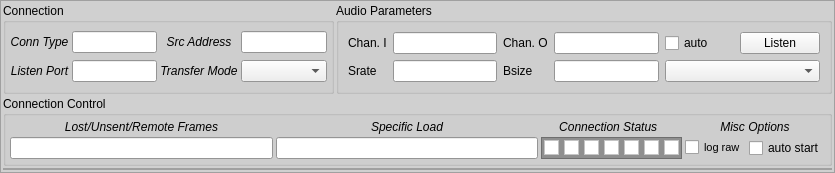
<?xml version="1.0" encoding="UTF-8"?>
<ui version="4.0">
 <class>myJvxNetwork_slave</class>
 <widget class="QWidget" name="myJvxNetwork_slave">
  <property name="geometry">
   <rect>
    <x>0</x>
    <y>0</y>
    <width>835</width>
    <height>164</height>
   </rect>
  </property>
  <property name="windowTitle">
   <string>Form</string>
  </property>
  <property name="accessibleDescription">
   <string>socket_slave_dev:/integrateiplink:REPORT=JVX_WW_REPORT_LOCAL</string>
  </property>
  <layout class="QHBoxLayout" name="horizontalLayout">
   <property name="spacing">
    <number>0</number>
   </property>
   <property name="leftMargin">
    <number>0</number>
   </property>
   <property name="topMargin">
    <number>0</number>
   </property>
   <property name="rightMargin">
    <number>0</number>
   </property>
   <property name="bottomMargin">
    <number>0</number>
   </property>
   <item>
    <widget class="QFrame" name="frame">
     <property name="palette">
      <palette>
       <active>
        <colorrole role="Base">
         <brush brushstyle="SolidPattern">
          <color alpha="255">
           <red>255</red>
           <green>255</green>
           <blue>255</blue>
          </color>
         </brush>
        </colorrole>
        <colorrole role="Window">
         <brush brushstyle="SolidPattern">
          <color alpha="255">
           <red>208</red>
           <green>208</green>
           <blue>208</blue>
          </color>
         </brush>
        </colorrole>
       </active>
       <inactive>
        <colorrole role="Base">
         <brush brushstyle="SolidPattern">
          <color alpha="255">
           <red>255</red>
           <green>255</green>
           <blue>255</blue>
          </color>
         </brush>
        </colorrole>
        <colorrole role="Window">
         <brush brushstyle="SolidPattern">
          <color alpha="255">
           <red>208</red>
           <green>208</green>
           <blue>208</blue>
          </color>
         </brush>
        </colorrole>
       </inactive>
       <disabled>
        <colorrole role="Base">
         <brush brushstyle="SolidPattern">
          <color alpha="255">
           <red>208</red>
           <green>208</green>
           <blue>208</blue>
          </color>
         </brush>
        </colorrole>
        <colorrole role="Window">
         <brush brushstyle="SolidPattern">
          <color alpha="255">
           <red>208</red>
           <green>208</green>
           <blue>208</blue>
          </color>
         </brush>
        </colorrole>
       </disabled>
      </palette>
     </property>
     <property name="accessibleDescription">
      <string/>
     </property>
     <property name="autoFillBackground">
      <bool>true</bool>
     </property>
     <property name="frameShape">
      <enum>QFrame::StyledPanel</enum>
     </property>
     <property name="frameShadow">
      <enum>QFrame::Sunken</enum>
     </property>
     <layout class="QGridLayout" name="gridLayout" rowstretch="1,0,0" columnstretch="2,3">
      <property name="leftMargin">
       <number>2</number>
      </property>
      <property name="topMargin">
       <number>2</number>
      </property>
      <property name="rightMargin">
       <number>2</number>
      </property>
      <property name="bottomMargin">
       <number>2</number>
      </property>
      <property name="spacing">
       <number>2</number>
      </property>
      <item row="0" column="1">
       <widget class="QGroupBox" name="groupBox_audio">
        <property name="title">
         <string>Audio Parameters</string>
        </property>
        <layout class="QGridLayout" name="gridLayout_2" rowstretch="1,1" columnstretch="1,3,1,3,1,1,0">
         <item row="1" column="0">
          <widget class="QLabel" name="label_srate">
           <property name="text">
            <string>Srate</string>
           </property>
          </widget>
         </item>
         <item row="1" column="3">
          <widget class="QLineEdit" name="lineEdit_buffersize"/>
         </item>
         <item row="0" column="4" colspan="2">
          <widget class="QCheckBox" name="checkBox_autoaudio">
           <property name="text">
            <string>auto</string>
           </property>
          </widget>
         </item>
         <item row="1" column="1">
          <widget class="QLineEdit" name="lineEdit_samplerate"/>
         </item>
         <item row="0" column="0">
          <widget class="QLabel" name="label_chanI">
           <property name="text">
            <string>Chan. I</string>
           </property>
          </widget>
         </item>
         <item row="1" column="2">
          <widget class="QLabel" name="label_bsize">
           <property name="text">
            <string>Bsize</string>
           </property>
          </widget>
         </item>
         <item row="0" column="1">
          <widget class="QLineEdit" name="lineEdit_numberInChannels"/>
         </item>
         <item row="0" column="3">
          <widget class="QLineEdit" name="lineEdit_numberOutChannels"/>
         </item>
         <item row="0" column="2">
          <widget class="QLabel" name="label_chanO">
           <property name="text">
            <string>Chan. O</string>
           </property>
          </widget>
         </item>
         <item row="0" column="6">
          <widget class="QPushButton" name="pushButton_listen">
           <property name="text">
            <string>Listen</string>
           </property>
          </widget>
         </item>
         <item row="1" column="4" colspan="3">
          <widget class="QComboBox" name="comboBox_formats"/>
         </item>
        </layout>
       </widget>
      </item>
      <item row="2" column="0" colspan="2">
       <widget class="QFrame" name="frame_3">
        <property name="minimumSize">
         <size>
          <width>120</width>
          <height>0</height>
         </size>
        </property>
        <property name="frameShape">
         <enum>QFrame::StyledPanel</enum>
        </property>
        <property name="frameShadow">
         <enum>QFrame::Raised</enum>
        </property>
        <layout class="QGridLayout" name="gridLayout_3" columnstretch="10">
         <property name="leftMargin">
          <number>3</number>
         </property>
         <property name="topMargin">
          <number>0</number>
         </property>
         <property name="rightMargin">
          <number>0</number>
         </property>
         <property name="bottomMargin">
          <number>0</number>
         </property>
        </layout>
       </widget>
      </item>
      <item row="0" column="0">
       <widget class="QGroupBox" name="groupBox_conn">
        <property name="title">
         <string>Connection</string>
        </property>
        <layout class="QGridLayout" name="gridLayout_4" rowstretch="1,1">
         <property name="leftMargin">
          <number>4</number>
         </property>
         <property name="topMargin">
          <number>4</number>
         </property>
         <property name="rightMargin">
          <number>4</number>
         </property>
         <property name="bottomMargin">
          <number>4</number>
         </property>
         <property name="spacing">
          <number>3</number>
         </property>
         <item row="1" column="2">
          <widget class="QLabel" name="label_transMode">
           <property name="font">
            <font>
             <italic>true</italic>
            </font>
           </property>
           <property name="text">
            <string>Transfer Mode</string>
           </property>
           <property name="alignment">
            <set>Qt::AlignCenter</set>
           </property>
          </widget>
         </item>
         <item row="1" column="1">
          <widget class="QLineEdit" name="lineEdit_connectionPort"/>
         </item>
         <item row="1" column="0">
          <widget class="QLabel" name="label_listenPort">
           <property name="font">
            <font>
             <italic>true</italic>
            </font>
           </property>
           <property name="text">
            <string>Listen Port</string>
           </property>
           <property name="alignment">
            <set>Qt::AlignCenter</set>
           </property>
          </widget>
         </item>
         <item row="1" column="3">
          <widget class="QComboBox" name="comboBox_mode">
           <property name="font">
            <font>
             <pointsize>7</pointsize>
            </font>
           </property>
          </widget>
         </item>
         <item row="0" column="3">
          <widget class="QLineEdit" name="lineEdit_connectionSource">
           <property name="readOnly">
            <bool>true</bool>
           </property>
          </widget>
         </item>
         <item row="0" column="1">
          <widget class="QLineEdit" name="lineEdit_connectionType">
           <property name="readOnly">
            <bool>true</bool>
           </property>
          </widget>
         </item>
         <item row="0" column="0">
          <widget class="QLabel" name="label_connType">
           <property name="font">
            <font>
             <italic>true</italic>
            </font>
           </property>
           <property name="text">
            <string>Conn Type</string>
           </property>
           <property name="alignment">
            <set>Qt::AlignCenter</set>
           </property>
          </widget>
         </item>
         <item row="0" column="2">
          <widget class="QLabel" name="label_srcAddr">
           <property name="font">
            <font>
             <italic>true</italic>
            </font>
           </property>
           <property name="text">
            <string>Src Address</string>
           </property>
           <property name="alignment">
            <set>Qt::AlignCenter</set>
           </property>
          </widget>
         </item>
        </layout>
       </widget>
      </item>
      <item row="1" column="0" colspan="2">
       <widget class="QGroupBox" name="groupBox_connctrl">
        <property name="minimumSize">
         <size>
          <width>0</width>
          <height>0</height>
         </size>
        </property>
        <property name="title">
         <string>Connection Control</string>
        </property>
        <layout class="QGridLayout" name="gridLayout_5">
         <property name="leftMargin">
          <number>4</number>
         </property>
         <property name="topMargin">
          <number>4</number>
         </property>
         <property name="rightMargin">
          <number>4</number>
         </property>
         <property name="bottomMargin">
          <number>4</number>
         </property>
         <property name="spacing">
          <number>3</number>
         </property>
         <item row="0" column="0">
          <widget class="QLabel" name="label_lost">
           <property name="palette">
            <palette>
             <active>
              <colorrole role="Text">
               <brush brushstyle="SolidPattern">
                <color alpha="255">
                 <red>7</red>
                 <green>7</green>
                 <blue>7</blue>
                </color>
               </brush>
              </colorrole>
             </active>
             <inactive>
              <colorrole role="Text">
               <brush brushstyle="SolidPattern">
                <color alpha="255">
                 <red>7</red>
                 <green>7</green>
                 <blue>7</blue>
                </color>
               </brush>
              </colorrole>
             </inactive>
             <disabled>
              <colorrole role="Text">
               <brush brushstyle="SolidPattern">
                <color alpha="255">
                 <red>120</red>
                 <green>120</green>
                 <blue>120</blue>
                </color>
               </brush>
              </colorrole>
             </disabled>
            </palette>
           </property>
           <property name="font">
            <font>
             <italic>true</italic>
            </font>
           </property>
           <property name="text">
            <string>Lost/Unsent/Remote Frames</string>
           </property>
           <property name="alignment">
            <set>Qt::AlignCenter</set>
           </property>
          </widget>
         </item>
         <item row="1" column="0">
          <widget class="QLineEdit" name="lineEdit_performance"/>
         </item>
         <item row="0" column="2">
          <widget class="QLabel" name="label_specload">
           <property name="font">
            <font>
             <italic>true</italic>
            </font>
           </property>
           <property name="text">
            <string>Specific Load</string>
           </property>
           <property name="alignment">
            <set>Qt::AlignCenter</set>
           </property>
          </widget>
         </item>
         <item row="1" column="2">
          <widget class="QLineEdit" name="lineEdit_profile">
           <property name="palette">
            <palette>
             <active>
              <colorrole role="WindowText">
               <brush brushstyle="SolidPattern">
                <color alpha="255">
                 <red>0</red>
                 <green>0</green>
                 <blue>0</blue>
                </color>
               </brush>
              </colorrole>
             </active>
             <inactive>
              <colorrole role="WindowText">
               <brush brushstyle="SolidPattern">
                <color alpha="255">
                 <red>0</red>
                 <green>0</green>
                 <blue>0</blue>
                </color>
               </brush>
              </colorrole>
             </inactive>
             <disabled>
              <colorrole role="WindowText">
               <brush brushstyle="SolidPattern">
                <color alpha="255">
                 <red>120</red>
                 <green>120</green>
                 <blue>120</blue>
                </color>
               </brush>
              </colorrole>
             </disabled>
            </palette>
           </property>
           <property name="font">
            <font>
             <pointsize>8</pointsize>
            </font>
           </property>
           <property name="readOnly">
            <bool>true</bool>
           </property>
          </widget>
         </item>
         <item row="1" column="4">
          <widget class="QCheckBox" name="checkBox_log">
           <property name="palette">
            <palette>
             <active>
              <colorrole role="WindowText">
               <brush brushstyle="SolidPattern">
                <color alpha="255">
                 <red>0</red>
                 <green>0</green>
                 <blue>0</blue>
                </color>
               </brush>
              </colorrole>
             </active>
             <inactive>
              <colorrole role="WindowText">
               <brush brushstyle="SolidPattern">
                <color alpha="255">
                 <red>0</red>
                 <green>0</green>
                 <blue>0</blue>
                </color>
               </brush>
              </colorrole>
             </inactive>
             <disabled>
              <colorrole role="WindowText">
               <brush brushstyle="SolidPattern">
                <color alpha="255">
                 <red>120</red>
                 <green>120</green>
                 <blue>120</blue>
                </color>
               </brush>
              </colorrole>
             </disabled>
            </palette>
           </property>
           <property name="font">
            <font>
             <pointsize>8</pointsize>
            </font>
           </property>
           <property name="text">
            <string>log raw</string>
           </property>
          </widget>
         </item>
         <item row="1" column="5">
          <widget class="QCheckBox" name="checkBox_autostart">
           <property name="text">
            <string>auto start</string>
           </property>
          </widget>
         </item>
         <item row="0" column="4" colspan="2">
          <widget class="QLabel" name="label_misc">
           <property name="font">
            <font>
             <italic>true</italic>
            </font>
           </property>
           <property name="text">
            <string>Misc Options</string>
           </property>
           <property name="alignment">
            <set>Qt::AlignCenter</set>
           </property>
          </widget>
         </item>
         <item row="0" column="3">
          <widget class="QLabel" name="label_status">
           <property name="font">
            <font>
             <italic>true</italic>
            </font>
           </property>
           <property name="text">
            <string>Connection Status  </string>
           </property>
           <property name="alignment">
            <set>Qt::AlignCenter</set>
           </property>
          </widget>
         </item>
         <item row="1" column="3">
          <widget class="QFrame" name="frame_4">
           <property name="minimumSize">
            <size>
             <width>0</width>
             <height>0</height>
            </size>
           </property>
           <property name="palette">
            <palette>
             <active>
              <colorrole role="Base">
               <brush brushstyle="SolidPattern">
                <color alpha="255">
                 <red>255</red>
                 <green>255</green>
                 <blue>255</blue>
                </color>
               </brush>
              </colorrole>
              <colorrole role="Window">
               <brush brushstyle="SolidPattern">
                <color alpha="255">
                 <red>143</red>
                 <green>143</green>
                 <blue>143</blue>
                </color>
               </brush>
              </colorrole>
             </active>
             <inactive>
              <colorrole role="Base">
               <brush brushstyle="SolidPattern">
                <color alpha="255">
                 <red>255</red>
                 <green>255</green>
                 <blue>255</blue>
                </color>
               </brush>
              </colorrole>
              <colorrole role="Window">
               <brush brushstyle="SolidPattern">
                <color alpha="255">
                 <red>143</red>
                 <green>143</green>
                 <blue>143</blue>
                </color>
               </brush>
              </colorrole>
             </inactive>
             <disabled>
              <colorrole role="Base">
               <brush brushstyle="SolidPattern">
                <color alpha="255">
                 <red>143</red>
                 <green>143</green>
                 <blue>143</blue>
                </color>
               </brush>
              </colorrole>
              <colorrole role="Window">
               <brush brushstyle="SolidPattern">
                <color alpha="255">
                 <red>143</red>
                 <green>143</green>
                 <blue>143</blue>
                </color>
               </brush>
              </colorrole>
             </disabled>
            </palette>
           </property>
           <property name="autoFillBackground">
            <bool>true</bool>
           </property>
           <property name="frameShape">
            <enum>QFrame::StyledPanel</enum>
           </property>
           <property name="frameShadow">
            <enum>QFrame::Raised</enum>
           </property>
           <layout class="QHBoxLayout" name="horizontalLayout_2">
            <property name="spacing">
             <number>5</number>
            </property>
            <property name="leftMargin">
             <number>2</number>
            </property>
            <property name="topMargin">
             <number>2</number>
            </property>
            <property name="rightMargin">
             <number>2</number>
            </property>
            <property name="bottomMargin">
             <number>2</number>
            </property>
            <item>
             <widget class="QLabel" name="label_stat0">
              <property name="minimumSize">
               <size>
                <width>15</width>
                <height>15</height>
               </size>
              </property>
              <property name="maximumSize">
               <size>
                <width>15</width>
                <height>15</height>
               </size>
              </property>
              <property name="palette">
               <palette>
                <active>
                 <colorrole role="Base">
                  <brush brushstyle="SolidPattern">
                   <color alpha="255">
                    <red>255</red>
                    <green>255</green>
                    <blue>255</blue>
                   </color>
                  </brush>
                 </colorrole>
                 <colorrole role="Window">
                  <brush brushstyle="SolidPattern">
                   <color alpha="255">
                    <red>255</red>
                    <green>255</green>
                    <blue>255</blue>
                   </color>
                  </brush>
                 </colorrole>
                </active>
                <inactive>
                 <colorrole role="Base">
                  <brush brushstyle="SolidPattern">
                   <color alpha="255">
                    <red>255</red>
                    <green>255</green>
                    <blue>255</blue>
                   </color>
                  </brush>
                 </colorrole>
                 <colorrole role="Window">
                  <brush brushstyle="SolidPattern">
                   <color alpha="255">
                    <red>255</red>
                    <green>255</green>
                    <blue>255</blue>
                   </color>
                  </brush>
                 </colorrole>
                </inactive>
                <disabled>
                 <colorrole role="Base">
                  <brush brushstyle="SolidPattern">
                   <color alpha="255">
                    <red>255</red>
                    <green>255</green>
                    <blue>255</blue>
                   </color>
                  </brush>
                 </colorrole>
                 <colorrole role="Window">
                  <brush brushstyle="SolidPattern">
                   <color alpha="255">
                    <red>255</red>
                    <green>255</green>
                    <blue>255</blue>
                   </color>
                  </brush>
                 </colorrole>
                </disabled>
               </palette>
              </property>
              <property name="autoFillBackground">
               <bool>true</bool>
              </property>
              <property name="frameShape">
               <enum>QFrame::StyledPanel</enum>
              </property>
              <property name="frameShadow">
               <enum>QFrame::Sunken</enum>
              </property>
              <property name="text">
               <string/>
              </property>
             </widget>
            </item>
            <item>
             <widget class="QLabel" name="label_stat1">
              <property name="minimumSize">
               <size>
                <width>15</width>
                <height>15</height>
               </size>
              </property>
              <property name="maximumSize">
               <size>
                <width>15</width>
                <height>15</height>
               </size>
              </property>
              <property name="palette">
               <palette>
                <active>
                 <colorrole role="Base">
                  <brush brushstyle="SolidPattern">
                   <color alpha="255">
                    <red>255</red>
                    <green>255</green>
                    <blue>255</blue>
                   </color>
                  </brush>
                 </colorrole>
                 <colorrole role="Window">
                  <brush brushstyle="SolidPattern">
                   <color alpha="255">
                    <red>255</red>
                    <green>255</green>
                    <blue>255</blue>
                   </color>
                  </brush>
                 </colorrole>
                </active>
                <inactive>
                 <colorrole role="Base">
                  <brush brushstyle="SolidPattern">
                   <color alpha="255">
                    <red>255</red>
                    <green>255</green>
                    <blue>255</blue>
                   </color>
                  </brush>
                 </colorrole>
                 <colorrole role="Window">
                  <brush brushstyle="SolidPattern">
                   <color alpha="255">
                    <red>255</red>
                    <green>255</green>
                    <blue>255</blue>
                   </color>
                  </brush>
                 </colorrole>
                </inactive>
                <disabled>
                 <colorrole role="Base">
                  <brush brushstyle="SolidPattern">
                   <color alpha="255">
                    <red>255</red>
                    <green>255</green>
                    <blue>255</blue>
                   </color>
                  </brush>
                 </colorrole>
                 <colorrole role="Window">
                  <brush brushstyle="SolidPattern">
                   <color alpha="255">
                    <red>255</red>
                    <green>255</green>
                    <blue>255</blue>
                   </color>
                  </brush>
                 </colorrole>
                </disabled>
               </palette>
              </property>
              <property name="autoFillBackground">
               <bool>true</bool>
              </property>
              <property name="frameShape">
               <enum>QFrame::StyledPanel</enum>
              </property>
              <property name="frameShadow">
               <enum>QFrame::Sunken</enum>
              </property>
              <property name="text">
               <string/>
              </property>
             </widget>
            </item>
            <item>
             <widget class="QLabel" name="label_stat2">
              <property name="minimumSize">
               <size>
                <width>15</width>
                <height>15</height>
               </size>
              </property>
              <property name="maximumSize">
               <size>
                <width>15</width>
                <height>15</height>
               </size>
              </property>
              <property name="palette">
               <palette>
                <active>
                 <colorrole role="Base">
                  <brush brushstyle="SolidPattern">
                   <color alpha="255">
                    <red>255</red>
                    <green>255</green>
                    <blue>255</blue>
                   </color>
                  </brush>
                 </colorrole>
                 <colorrole role="Window">
                  <brush brushstyle="SolidPattern">
                   <color alpha="255">
                    <red>255</red>
                    <green>255</green>
                    <blue>255</blue>
                   </color>
                  </brush>
                 </colorrole>
                </active>
                <inactive>
                 <colorrole role="Base">
                  <brush brushstyle="SolidPattern">
                   <color alpha="255">
                    <red>255</red>
                    <green>255</green>
                    <blue>255</blue>
                   </color>
                  </brush>
                 </colorrole>
                 <colorrole role="Window">
                  <brush brushstyle="SolidPattern">
                   <color alpha="255">
                    <red>255</red>
                    <green>255</green>
                    <blue>255</blue>
                   </color>
                  </brush>
                 </colorrole>
                </inactive>
                <disabled>
                 <colorrole role="Base">
                  <brush brushstyle="SolidPattern">
                   <color alpha="255">
                    <red>255</red>
                    <green>255</green>
                    <blue>255</blue>
                   </color>
                  </brush>
                 </colorrole>
                 <colorrole role="Window">
                  <brush brushstyle="SolidPattern">
                   <color alpha="255">
                    <red>255</red>
                    <green>255</green>
                    <blue>255</blue>
                   </color>
                  </brush>
                 </colorrole>
                </disabled>
               </palette>
              </property>
              <property name="autoFillBackground">
               <bool>true</bool>
              </property>
              <property name="frameShape">
               <enum>QFrame::StyledPanel</enum>
              </property>
              <property name="frameShadow">
               <enum>QFrame::Sunken</enum>
              </property>
              <property name="text">
               <string/>
              </property>
             </widget>
            </item>
            <item>
             <widget class="QLabel" name="label_stat3">
              <property name="minimumSize">
               <size>
                <width>15</width>
                <height>15</height>
               </size>
              </property>
              <property name="maximumSize">
               <size>
                <width>15</width>
                <height>15</height>
               </size>
              </property>
              <property name="palette">
               <palette>
                <active>
                 <colorrole role="Base">
                  <brush brushstyle="SolidPattern">
                   <color alpha="255">
                    <red>255</red>
                    <green>255</green>
                    <blue>255</blue>
                   </color>
                  </brush>
                 </colorrole>
                 <colorrole role="Window">
                  <brush brushstyle="SolidPattern">
                   <color alpha="255">
                    <red>255</red>
                    <green>255</green>
                    <blue>255</blue>
                   </color>
                  </brush>
                 </colorrole>
                </active>
                <inactive>
                 <colorrole role="Base">
                  <brush brushstyle="SolidPattern">
                   <color alpha="255">
                    <red>255</red>
                    <green>255</green>
                    <blue>255</blue>
                   </color>
                  </brush>
                 </colorrole>
                 <colorrole role="Window">
                  <brush brushstyle="SolidPattern">
                   <color alpha="255">
                    <red>255</red>
                    <green>255</green>
                    <blue>255</blue>
                   </color>
                  </brush>
                 </colorrole>
                </inactive>
                <disabled>
                 <colorrole role="Base">
                  <brush brushstyle="SolidPattern">
                   <color alpha="255">
                    <red>255</red>
                    <green>255</green>
                    <blue>255</blue>
                   </color>
                  </brush>
                 </colorrole>
                 <colorrole role="Window">
                  <brush brushstyle="SolidPattern">
                   <color alpha="255">
                    <red>255</red>
                    <green>255</green>
                    <blue>255</blue>
                   </color>
                  </brush>
                 </colorrole>
                </disabled>
               </palette>
              </property>
              <property name="autoFillBackground">
               <bool>true</bool>
              </property>
              <property name="frameShape">
               <enum>QFrame::StyledPanel</enum>
              </property>
              <property name="frameShadow">
               <enum>QFrame::Sunken</enum>
              </property>
              <property name="text">
               <string/>
              </property>
             </widget>
            </item>
            <item>
             <widget class="QLabel" name="label_stat4">
              <property name="minimumSize">
               <size>
                <width>15</width>
                <height>15</height>
               </size>
              </property>
              <property name="maximumSize">
               <size>
                <width>15</width>
                <height>15</height>
               </size>
              </property>
              <property name="palette">
               <palette>
                <active>
                 <colorrole role="Base">
                  <brush brushstyle="SolidPattern">
                   <color alpha="255">
                    <red>255</red>
                    <green>255</green>
                    <blue>255</blue>
                   </color>
                  </brush>
                 </colorrole>
                 <colorrole role="Window">
                  <brush brushstyle="SolidPattern">
                   <color alpha="255">
                    <red>255</red>
                    <green>255</green>
                    <blue>255</blue>
                   </color>
                  </brush>
                 </colorrole>
                </active>
                <inactive>
                 <colorrole role="Base">
                  <brush brushstyle="SolidPattern">
                   <color alpha="255">
                    <red>255</red>
                    <green>255</green>
                    <blue>255</blue>
                   </color>
                  </brush>
                 </colorrole>
                 <colorrole role="Window">
                  <brush brushstyle="SolidPattern">
                   <color alpha="255">
                    <red>255</red>
                    <green>255</green>
                    <blue>255</blue>
                   </color>
                  </brush>
                 </colorrole>
                </inactive>
                <disabled>
                 <colorrole role="Base">
                  <brush brushstyle="SolidPattern">
                   <color alpha="255">
                    <red>255</red>
                    <green>255</green>
                    <blue>255</blue>
                   </color>
                  </brush>
                 </colorrole>
                 <colorrole role="Window">
                  <brush brushstyle="SolidPattern">
                   <color alpha="255">
                    <red>255</red>
                    <green>255</green>
                    <blue>255</blue>
                   </color>
                  </brush>
                 </colorrole>
                </disabled>
               </palette>
              </property>
              <property name="autoFillBackground">
               <bool>true</bool>
              </property>
              <property name="frameShape">
               <enum>QFrame::StyledPanel</enum>
              </property>
              <property name="frameShadow">
               <enum>QFrame::Sunken</enum>
              </property>
              <property name="text">
               <string/>
              </property>
             </widget>
            </item>
            <item>
             <widget class="QLabel" name="label_stat5">
              <property name="minimumSize">
               <size>
                <width>15</width>
                <height>15</height>
               </size>
              </property>
              <property name="maximumSize">
               <size>
                <width>15</width>
                <height>15</height>
               </size>
              </property>
              <property name="palette">
               <palette>
                <active>
                 <colorrole role="Base">
                  <brush brushstyle="SolidPattern">
                   <color alpha="255">
                    <red>255</red>
                    <green>255</green>
                    <blue>255</blue>
                   </color>
                  </brush>
                 </colorrole>
                 <colorrole role="Window">
                  <brush brushstyle="SolidPattern">
                   <color alpha="255">
                    <red>255</red>
                    <green>255</green>
                    <blue>255</blue>
                   </color>
                  </brush>
                 </colorrole>
                </active>
                <inactive>
                 <colorrole role="Base">
                  <brush brushstyle="SolidPattern">
                   <color alpha="255">
                    <red>255</red>
                    <green>255</green>
                    <blue>255</blue>
                   </color>
                  </brush>
                 </colorrole>
                 <colorrole role="Window">
                  <brush brushstyle="SolidPattern">
                   <color alpha="255">
                    <red>255</red>
                    <green>255</green>
                    <blue>255</blue>
                   </color>
                  </brush>
                 </colorrole>
                </inactive>
                <disabled>
                 <colorrole role="Base">
                  <brush brushstyle="SolidPattern">
                   <color alpha="255">
                    <red>255</red>
                    <green>255</green>
                    <blue>255</blue>
                   </color>
                  </brush>
                 </colorrole>
                 <colorrole role="Window">
                  <brush brushstyle="SolidPattern">
                   <color alpha="255">
                    <red>255</red>
                    <green>255</green>
                    <blue>255</blue>
                   </color>
                  </brush>
                 </colorrole>
                </disabled>
               </palette>
              </property>
              <property name="autoFillBackground">
               <bool>true</bool>
              </property>
              <property name="frameShape">
               <enum>QFrame::StyledPanel</enum>
              </property>
              <property name="frameShadow">
               <enum>QFrame::Sunken</enum>
              </property>
              <property name="text">
               <string/>
              </property>
             </widget>
            </item>
            <item>
             <widget class="QLabel" name="label_stat6">
              <property name="minimumSize">
               <size>
                <width>15</width>
                <height>15</height>
               </size>
              </property>
              <property name="maximumSize">
               <size>
                <width>15</width>
                <height>15</height>
               </size>
              </property>
              <property name="palette">
               <palette>
                <active>
                 <colorrole role="Base">
                  <brush brushstyle="SolidPattern">
                   <color alpha="255">
                    <red>255</red>
                    <green>255</green>
                    <blue>255</blue>
                   </color>
                  </brush>
                 </colorrole>
                 <colorrole role="Window">
                  <brush brushstyle="SolidPattern">
                   <color alpha="255">
                    <red>255</red>
                    <green>255</green>
                    <blue>255</blue>
                   </color>
                  </brush>
                 </colorrole>
                </active>
                <inactive>
                 <colorrole role="Base">
                  <brush brushstyle="SolidPattern">
                   <color alpha="255">
                    <red>255</red>
                    <green>255</green>
                    <blue>255</blue>
                   </color>
                  </brush>
                 </colorrole>
                 <colorrole role="Window">
                  <brush brushstyle="SolidPattern">
                   <color alpha="255">
                    <red>255</red>
                    <green>255</green>
                    <blue>255</blue>
                   </color>
                  </brush>
                 </colorrole>
                </inactive>
                <disabled>
                 <colorrole role="Base">
                  <brush brushstyle="SolidPattern">
                   <color alpha="255">
                    <red>255</red>
                    <green>255</green>
                    <blue>255</blue>
                   </color>
                  </brush>
                 </colorrole>
                 <colorrole role="Window">
                  <brush brushstyle="SolidPattern">
                   <color alpha="255">
                    <red>255</red>
                    <green>255</green>
                    <blue>255</blue>
                   </color>
                  </brush>
                 </colorrole>
                </disabled>
               </palette>
              </property>
              <property name="autoFillBackground">
               <bool>true</bool>
              </property>
              <property name="frameShape">
               <enum>QFrame::StyledPanel</enum>
              </property>
              <property name="frameShadow">
               <enum>QFrame::Sunken</enum>
              </property>
              <property name="text">
               <string/>
              </property>
             </widget>
            </item>
           </layout>
          </widget>
         </item>
        </layout>
       </widget>
      </item>
     </layout>
    </widget>
   </item>
  </layout>
 </widget>
 <resources/>
 <connections/>
</ui>
